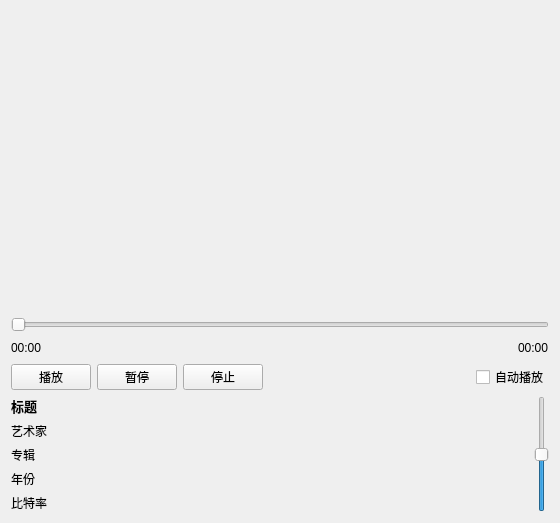
<?xml version="1.0" encoding="UTF-8"?>
<ui version="4.0">
 <class>MediaPlayerView</class>
 <widget class="QWidget" name="MediaPlayerView">
  <property name="geometry">
   <rect>
    <x>0</x>
    <y>0</y>
    <width>560</width>
    <height>480</height>
   </rect>
  </property>
  <property name="windowTitle">
   <string>Form</string>
  </property>
  <layout class="QVBoxLayout" name="verticalLayout">
   <item>
    <widget class="QStackedWidget" name="mediaWidget">
     <property name="minimumSize">
      <size>
       <width>400</width>
       <height>300</height>
      </size>
     </property>
    </widget>
   </item>
   <item>
    <widget class="QSlider" name="positionSlider">
     <property name="orientation">
      <enum>Qt::Horizontal</enum>
     </property>
    </widget>
   </item>
   <item>
    <layout class="QHBoxLayout" name="horizontalLayout">
     <item>
      <widget class="QLabel" name="currentTimeLabel">
       <property name="text">
        <string>00:00</string>
       </property>
      </widget>
     </item>
     <item>
      <spacer name="horizontalSpacer">
       <property name="orientation">
        <enum>Qt::Horizontal</enum>
       </property>
       <property name="sizeHint" stdset="0">
        <size>
         <width>40</width>
         <height>20</height>
        </size>
       </property>
      </spacer>
     </item>
     <item>
      <widget class="QLabel" name="totalTimeLabel">
       <property name="text">
        <string>00:00</string>
       </property>
      </widget>
     </item>
    </layout>
   </item>
   <item>
    <layout class="QHBoxLayout" name="horizontalLayout_2">
     <item>
      <widget class="QPushButton" name="playButton">
       <property name="text">
        <string>播放</string>
       </property>
      </widget>
     </item>
     <item>
      <widget class="QPushButton" name="pauseButton">
       <property name="text">
        <string>暂停</string>
       </property>
      </widget>
     </item>
     <item>
      <widget class="QPushButton" name="stopButton">
       <property name="text">
        <string>停止</string>
       </property>
      </widget>
     </item>
     <item>
      <spacer name="horizontalSpacer_2">
       <property name="orientation">
        <enum>Qt::Horizontal</enum>
       </property>
       <property name="sizeHint" stdset="0">
        <size>
         <width>40</width>
         <height>20</height>
        </size>
       </property>
      </spacer>
     </item>
     <item>
      <widget class="QCheckBox" name="autoPlayCheckBox">
       <property name="text">
        <string>自动播放</string>
       </property>
      </widget>
     </item>
    </layout>
   </item>
   <item>
    <layout class="QHBoxLayout" name="horizontalLayout_3">
     <item>
      <layout class="QVBoxLayout" name="verticalLayout_3">
       <item>
        <widget class="QLabel" name="titleLabel">
         <property name="font">
          <font>
           <pointsize>10</pointsize>
           <bold>true</bold>
          </font>
         </property>
         <property name="text">
          <string>标题</string>
         </property>
        </widget>
       </item>
       <item>
        <widget class="QLabel" name="artistLabel">
         <property name="text">
          <string>艺术家</string>
         </property>
        </widget>
       </item>
       <item>
        <widget class="QLabel" name="albumLabel">
         <property name="text">
          <string>专辑</string>
         </property>
        </widget>
       </item>
       <item>
        <widget class="QLabel" name="yearLabel">
         <property name="text">
          <string>年份</string>
         </property>
        </widget>
       </item>
       <item>
        <widget class="QLabel" name="bitrateLabel">
         <property name="text">
          <string>比特率</string>
         </property>
        </widget>
       </item>
      </layout>
     </item>
     <item>
      <widget class="QSlider" name="volumeSlider">
       <property name="minimum">
        <number>0</number>
       </property>
       <property name="maximum">
        <number>100</number>
       </property>
       <property name="value">
        <number>50</number>
       </property>
       <property name="orientation">
        <enum>Qt::Vertical</enum>
       </property>
      </widget>
     </item>
    </layout>
   </item>
  </layout>
 </widget>
 <resources/>
 <connections/>
</ui>
